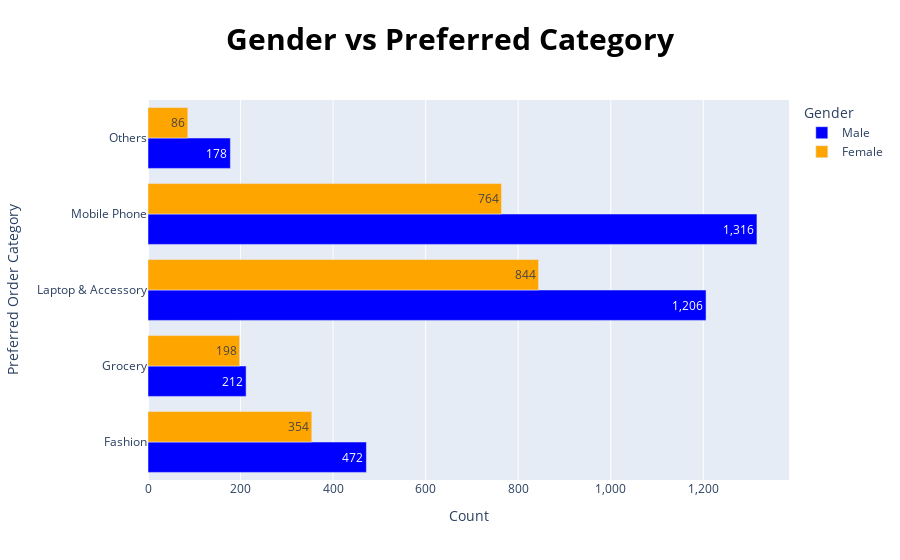

Notebook cell for this chart:
### Markdown cell above
preferred order category and churn rate

### Code cell
ordercat_churnrate = pd.DataFrame(loblawsCsv.groupby('PreferedOrderCat')['Gender'].value_counts())
ordercat_churnrate = ordercat_churnrate.rename(columns={'Gender': 'Count'})
ordercat_churnrate = ordercat_churnrate.reset_index()

pie_palette = ['blue', 'orange']  
fig = px.bar(ordercat_churnrate, y='PreferedOrderCat', x='count', 
             color='Gender', barmode='group',
             color_discrete_sequence=pie_palette,
             title="<b>Gender vs Preferred Category", text_auto=True)

fig.update_layout(
    hovermode='y',
    title_font_color="black",
    template="plotly",
    title_font_size=30,
    hoverlabel_font_size=20,
    title_x=0.5,
    yaxis_title='Preferred Order Category', 
    xaxis_title='Count',
    xaxis=dict(tickformat=',d')  
)
fig.show()

### Figure 1 — Plotly figure (JSON) as saved in the notebook; plotly's stock layout.template omitted (floating-point values rounded to 4 significant figures)
{"data": [{"alignmentgroup": "True", "hovertemplate": "Gender=Male<br>count=%{x}<br>PreferedOrderCat=%{y}<extra></extra>", "legendgroup": "Male", "marker": {"color": "blue", "pattern": {"shape": ""}}, "name": "Male", "offsetgroup": "Male", "orientation": "h", "showlegend": true, "textposition": "auto", "texttemplate": "%{x}", "type": "bar", "x": [472, 212, 1206, 1316, 178], "xaxis": "x", "y": ["Fashion", "Grocery", "Laptop & Accessory", "Mobile Phone", "Others"], "yaxis": "y"}, {"alignmentgroup": "True", "hovertemplate": "Gender=Female<br>count=%{x}<br>PreferedOrderCat=%{y}<extra></extra>", "legendgroup": "Female", "marker": {"color": "orange", "pattern": {"shape": ""}}, "name": "Female", "offsetgroup": "Female", "orientation": "h", "showlegend": true, "textposition": "auto", "texttemplate": "%{x}", "type": "bar", "x": [354, 198, 844, 764, 86], "xaxis": "x", "y": ["Fashion", "Grocery", "Laptop & Accessory", "Mobile Phone", "Others"], "yaxis": "y"}], "layout": {"barmode": "group", "hoverlabel": {"font": {"size": 20}}, "hovermode": "y", "legend": {"title": {"text": "Gender"}, "tracegroupgap": 0}, "title": {"font": {"color": "black", "size": 30}, "text": "<b>Gender vs Preferred Category", "x": 0.5}, "xaxis": {"anchor": "y", "domain": [0, 1], "tickformat": ",d", "title": {"text": "Count"}}, "yaxis": {"anchor": "x", "domain": [0, 1], "title": {"text": "Preferred Order Category"}}}}
